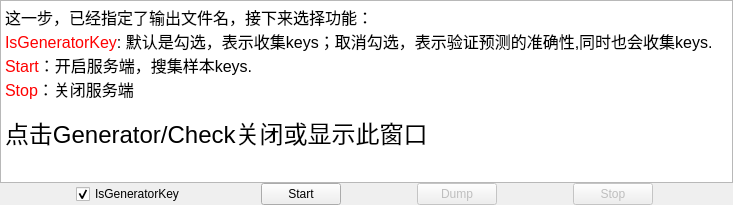
<?xml version="1.0" encoding="UTF-8"?>
<ui version="4.0">
 <class>GeneratorUI</class>
 <widget class="QWidget" name="GeneratorUI">
  <property name="geometry">
   <rect>
    <x>0</x>
    <y>0</y>
    <width>733</width>
    <height>205</height>
   </rect>
  </property>
  <property name="sizePolicy">
   <sizepolicy hsizetype="Expanding" vsizetype="Expanding">
    <horstretch>0</horstretch>
    <verstretch>0</verstretch>
   </sizepolicy>
  </property>
  <property name="windowTitle">
   <string>GeneratorKey</string>
  </property>
  <layout class="QVBoxLayout" name="verticalLayout_3">
   <property name="leftMargin">
    <number>0</number>
   </property>
   <property name="topMargin">
    <number>0</number>
   </property>
   <property name="rightMargin">
    <number>0</number>
   </property>
   <property name="bottomMargin">
    <number>0</number>
   </property>
   <item>
    <layout class="QVBoxLayout" name="verticalLayout">
     <property name="spacing">
      <number>0</number>
     </property>
     <item>
      <widget class="QTextEdit" name="mTextEdit">
       <property name="readOnly">
        <bool>true</bool>
       </property>
       <property name="html">
        <string>&lt;!DOCTYPE HTML PUBLIC &quot;-//W3C//DTD HTML 4.0//EN&quot; &quot;http://www.w3.org/TR/REC-html40/strict.dtd&quot;&gt;
&lt;html&gt;&lt;head&gt;&lt;meta name=&quot;qrichtext&quot; content=&quot;1&quot; /&gt;&lt;style type=&quot;text/css&quot;&gt;
p, li { white-space: pre-wrap; }
&lt;/style&gt;&lt;/head&gt;&lt;body style=&quot; font-family:'SimSun'; font-size:9pt; font-weight:400; font-style:normal;&quot;&gt;
&lt;p style=&quot; margin-top:0px; margin-bottom:0px; margin-left:0px; margin-right:0px; -qt-block-indent:0; text-indent:0px;&quot;&gt;&lt;span style=&quot; font-size:12pt;&quot;&gt;这一步，已经指定了输出文件名，接下来选择功能：&lt;/span&gt;&lt;/p&gt;
&lt;p style=&quot; margin-top:0px; margin-bottom:0px; margin-left:0px; margin-right:0px; -qt-block-indent:0; text-indent:0px;&quot;&gt;&lt;span style=&quot; font-size:12pt; color:#ff0000;&quot;&gt;IsGeneratorKey&lt;/span&gt;&lt;span style=&quot; font-size:12pt;&quot;&gt;: 默认是勾选，表示收集keys；取消勾选，表示验证预测的准确性,同时也会收集keys.&lt;/span&gt;&lt;/p&gt;
&lt;p style=&quot; margin-top:0px; margin-bottom:0px; margin-left:0px; margin-right:0px; -qt-block-indent:0; text-indent:0px;&quot;&gt;&lt;span style=&quot; font-size:12pt; color:#ff0000;&quot;&gt;Start&lt;/span&gt;&lt;span style=&quot; font-size:12pt;&quot;&gt;：开启服务端，搜集样本keys.&lt;/span&gt;&lt;/p&gt;
&lt;p style=&quot; margin-top:0px; margin-bottom:0px; margin-left:0px; margin-right:0px; -qt-block-indent:0; text-indent:0px;&quot;&gt;&lt;span style=&quot; font-size:12pt; color:#ff0000;&quot;&gt;Stop&lt;/span&gt;&lt;span style=&quot; font-size:12pt;&quot;&gt;：关闭服务端&lt;/span&gt;&lt;/p&gt;
&lt;p style=&quot;-qt-paragraph-type:empty; margin-top:0px; margin-bottom:0px; margin-left:0px; margin-right:0px; -qt-block-indent:0; text-indent:0px;&quot;&gt;&lt;br /&gt;&lt;/p&gt;
&lt;p style=&quot; margin-top:0px; margin-bottom:0px; margin-left:0px; margin-right:0px; -qt-block-indent:0; text-indent:0px;&quot;&gt;&lt;span style=&quot; font-size:18pt;&quot;&gt;点击Generator/Check关闭或显示此窗口&lt;/span&gt;&lt;/p&gt;&lt;/body&gt;&lt;/html&gt;</string>
       </property>
      </widget>
     </item>
     <item>
      <layout class="QHBoxLayout" name="horizontalLayout">
       <item>
        <widget class="QCheckBox" name="mGeneratorKey">
         <property name="enabled">
          <bool>true</bool>
         </property>
         <property name="sizePolicy">
          <sizepolicy hsizetype="Fixed" vsizetype="Fixed">
           <horstretch>0</horstretch>
           <verstretch>0</verstretch>
          </sizepolicy>
         </property>
         <property name="text">
          <string>IsGeneratorKey</string>
         </property>
         <property name="checked">
          <bool>true</bool>
         </property>
        </widget>
       </item>
       <item>
        <widget class="QPushButton" name="mStart">
         <property name="sizePolicy">
          <sizepolicy hsizetype="Fixed" vsizetype="Fixed">
           <horstretch>0</horstretch>
           <verstretch>0</verstretch>
          </sizepolicy>
         </property>
         <property name="text">
          <string>Start</string>
         </property>
         <property name="icon">
          <iconset resource="Icons.qrc">
           <normaloff>:/start/images/start.png</normaloff>:/start/images/start.png</iconset>
         </property>
         <property name="iconSize">
          <size>
           <width>16</width>
           <height>16</height>
          </size>
         </property>
        </widget>
       </item>
       <item>
        <widget class="QPushButton" name="mDump">
         <property name="enabled">
          <bool>false</bool>
         </property>
         <property name="sizePolicy">
          <sizepolicy hsizetype="Fixed" vsizetype="Fixed">
           <horstretch>0</horstretch>
           <verstretch>0</verstretch>
          </sizepolicy>
         </property>
         <property name="text">
          <string>Dump</string>
         </property>
        </widget>
       </item>
       <item>
        <widget class="QPushButton" name="mStop">
         <property name="enabled">
          <bool>false</bool>
         </property>
         <property name="sizePolicy">
          <sizepolicy hsizetype="Fixed" vsizetype="Fixed">
           <horstretch>0</horstretch>
           <verstretch>0</verstretch>
          </sizepolicy>
         </property>
         <property name="text">
          <string>Stop</string>
         </property>
         <property name="icon">
          <iconset resource="Icons.qrc">
           <normaloff>:/stop/images/stop.jpg</normaloff>:/stop/images/stop.jpg</iconset>
         </property>
        </widget>
       </item>
      </layout>
     </item>
    </layout>
   </item>
  </layout>
 </widget>
 <resources>
  <include location="Icons.qrc"/>
 </resources>
 <connections>
  <connection>
   <sender>mStart</sender>
   <signal>clicked()</signal>
   <receiver>GeneratorUI</receiver>
   <slot>onStart()</slot>
   <hints>
    <hint type="sourcelabel">
     <x>247</x>
     <y>255</y>
    </hint>
    <hint type="destinationlabel">
     <x>221</x>
     <y>372</y>
    </hint>
   </hints>
  </connection>
  <connection>
   <sender>mDump</sender>
   <signal>clicked()</signal>
   <receiver>GeneratorUI</receiver>
   <slot>onDump()</slot>
   <hints>
    <hint type="sourcelabel">
     <x>353</x>
     <y>255</y>
    </hint>
    <hint type="destinationlabel">
     <x>315</x>
     <y>357</y>
    </hint>
   </hints>
  </connection>
  <connection>
   <sender>mStop</sender>
   <signal>clicked()</signal>
   <receiver>GeneratorUI</receiver>
   <slot>onStop()</slot>
   <hints>
    <hint type="sourcelabel">
     <x>479</x>
     <y>251</y>
    </hint>
    <hint type="destinationlabel">
     <x>463</x>
     <y>365</y>
    </hint>
   </hints>
  </connection>
  <connection>
   <sender>mGeneratorKey</sender>
   <signal>toggled(bool)</signal>
   <receiver>GeneratorUI</receiver>
   <slot>onToggle(bool)</slot>
   <hints>
    <hint type="sourcelabel">
     <x>112</x>
     <y>254</y>
    </hint>
    <hint type="destinationlabel">
     <x>130</x>
     <y>326</y>
    </hint>
   </hints>
  </connection>
 </connections>
 <slots>
  <slot>onStart()</slot>
  <slot>onDump()</slot>
  <slot>onStop()</slot>
  <slot>onToggle(bool)</slot>
 </slots>
</ui>
